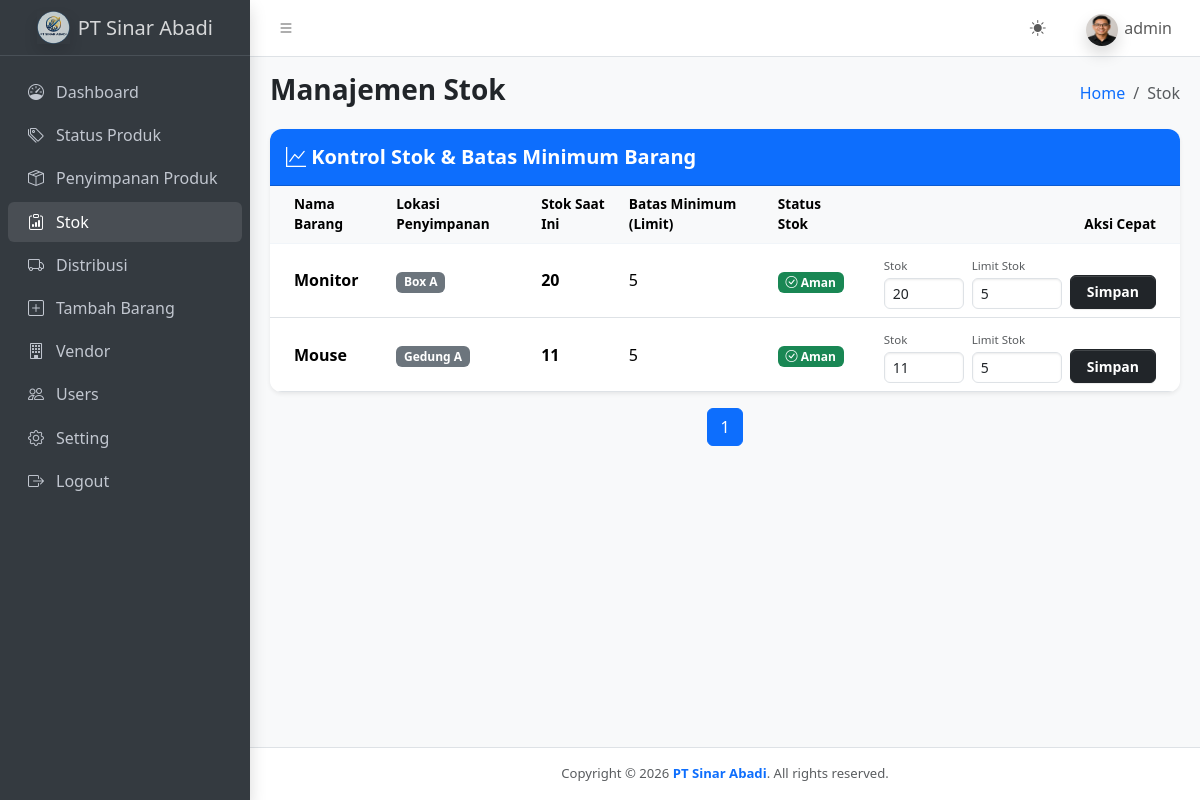
/stok.php (signed in), run on an earlier commit of the app's database.
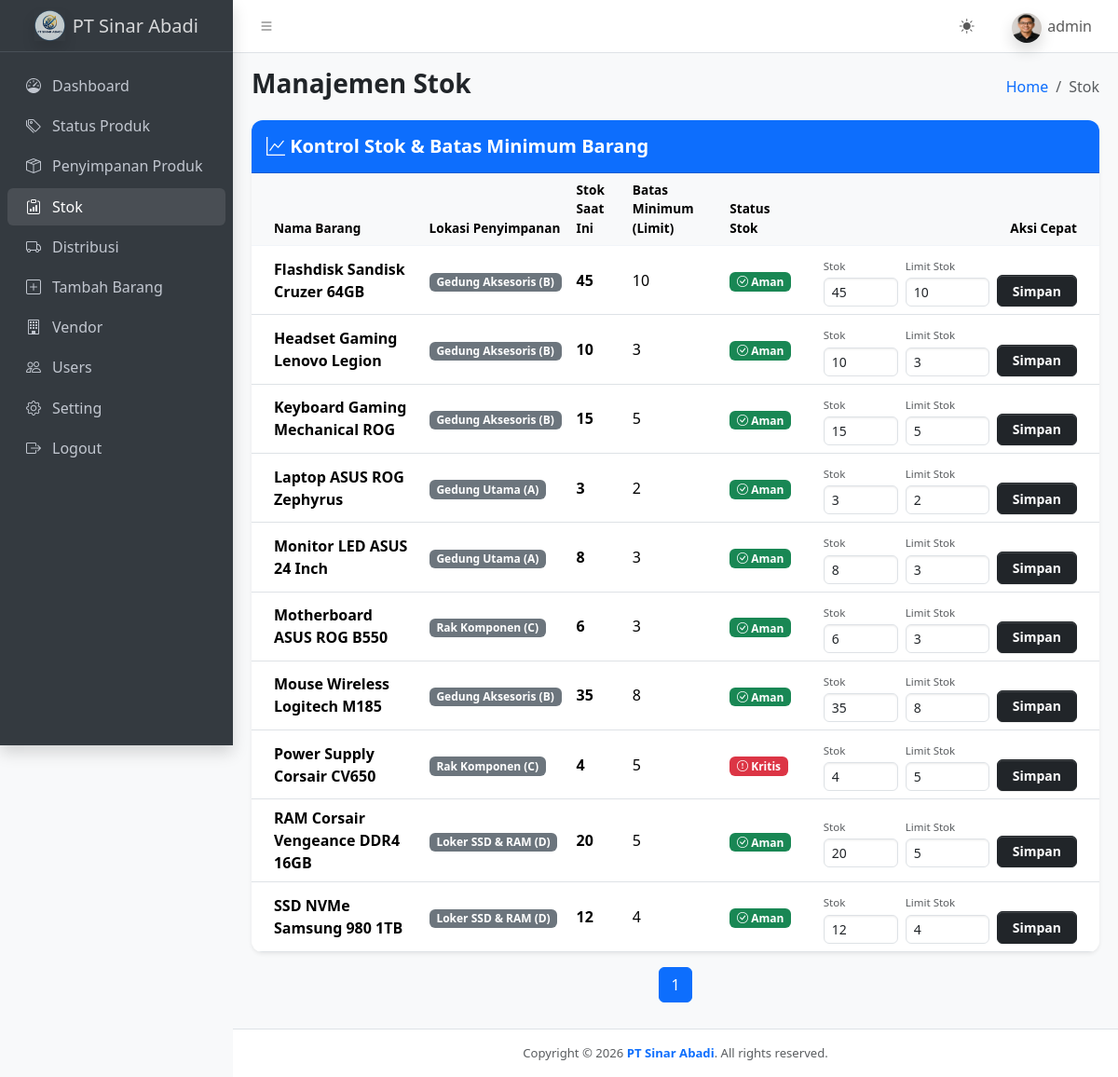
And on a later commit of the database.
### tables this page shows
CREATE TABLE `barang` (
  `id` int(11) NOT NULL AUTO_INCREMENT,
  `nama_barang` varchar(100) NOT NULL,
  `status_id` varchar(50) DEFAULT NULL,
  `penyimpanan_id` varchar(100) DEFAULT NULL,
  `harga_barang` int(11) DEFAULT NULL,
  `stok` int(11) NOT NULL,
  `limit_stok` int(11) NOT NULL DEFAULT 5,
  `vendor_id` int(11) NOT NULL,
  PRIMARY KEY (`id`)
);

CREATE TABLE `penyimpanan` (
  `id` int(11) NOT NULL AUTO_INCREMENT,
  `nama_penyimpanan` varchar(100) NOT NULL,
  `lokasi` varchar(300) NOT NULL,
  PRIMARY KEY (`id`)
);

### stok.php (the view, shortened to what the changed rows need)
<?php
include 'koneksi.php';
$page = isset($_GET['page']) ? (int) $_GET['page'] : 1;
$perPage = 10;
$offset  = ($page - 1) * $perPage;
$total_query = "SELECT COUNT(*) AS total FROM barang";
$total_result = mysqli_query($koneksi, $total_query);
$total_rows = 0;
if ($total_result) {
    $row = mysqli_fetch_assoc($total_result);
    $total_rows = (int) $row['total'];
}
$total_pages = max(1, ceil($total_rows / $perPage));
$query_barang = "SELECT b.id, b.nama_barang, b.stok, b.limit_stok, p.nama_penyimpanan
                 FROM barang b
                 LEFT JOIN penyimpanan p ON b.penyimpanan_id = p.id
                 ORDER BY b.nama_barang ASC
                 LIMIT $perPage OFFSET $offset";
$data_stok = mysqli_query($koneksi, $query_barang);
include __DIR__ . '/components/head.php';
?>
<main class="app-main">
    <div class="app-content">
        <div class="container-fluid">
            <div class="row">
                <div class="col-12">
                    <div class="card shadow-sm border-0" style="border-radius: 12px; overflow: hidden;">
                        <div class="card-body p-0">
                            <div class="table-responsive">
                                <table class="table table-hover align-middle mb-0">
                                    <thead class="table-light text-secondary fw-semibold" style="font-size: 0.85rem; border-bottom: 1px solid #f1f5f9;">
                                        <tr>
                                            <th class="ps-4">Nama Barang</th>
                                            <th>Lokasi Penyimpanan</th>
                                            <th>Stok Saat Ini</th>
                                            <th>Batas Minimum (Limit)</th>
                                            <th>Status Stok</th>
                                            <?php if ($_SESSION['role'] === 'admin'): ?>
                                            <th width="320" class="pe-4 text-end">Aksi Cepat</th>
                                            <?php endif; ?>
                                        </tr>
                                    </thead>
                                    <tbody>
                                        <?php while ($row = mysqli_fetch_assoc($data_stok)) {
                                            $kritis = ($row['stok'] <= $row['limit_stok']);
                                        ?>
                                        <tr>
                                            <td class="ps-4"><strong><?= htmlspecialchars($row['nama_barang']); ?></strong></td>
                                            <td><span class="badge bg-secondary"><?= htmlspecialchars($row['nama_penyimpanan'] ?? 'Belum Diatur'); ?></span></td>
                                            <td><strong><?= $row['stok']; ?></strong></td>
                                            <td><?= $row['limit_stok']; ?></td>
                                            <td>
                                                <?php if ($kritis) { ?>
                                                    <span class="badge bg-danger"><i class="bi bi-exclamation-circle"></i> Kritis</span>
                                                <?php } else { ?>
                                                    <span class="badge bg-success"><i class="bi bi-check-circle"></i> Aman</span>
                                                <?php } ?>
                                            </td>
                                            <?php if ($_SESSION['role'] === 'admin'): ?>
                                            <td class="pe-4 text-end">
                                                <form method="POST" action="" class="d-inline-flex align-items-end gap-2 flex-wrap justify-content-end">
                                                    <div class="text-start">
                                                        <label class="form-label form-label-sm mb-1 d-block small text-muted" style="font-size: 0.72rem; font-weight: 500;">Stok</label>
                                                        <input type="number" name="stok" class="form-control form-control-sm" value="<?= $row['stok']; ?>" title="Ubah Jumlah Stok" style="width: 80px; border-radius: 6px;">
                                                    </div>
                                                    <div class="text-start">
                                                        <label class="form-label form-label-sm mb-1 d-block small text-muted" style="font-size: 0.72rem; font-weight: 500;">Limit Stok</label>
                                                        <input type="number" name="limit_stok" class="form-control form-control-sm" value="<?= $row['limit_stok']; ?>" title="Ubah Limit" style="width: 90px; border-radius: 6px;">
                                                    </div>
                                                    <button type="submit" name="update_stok" class="btn btn-sm btn-dark fw-semibold px-3 animate-btn" style="border-radius: 6px; padding: 0.35rem 0.75rem;">Simpan</button>
                                                </form>
                                            </td>
                                            <?php endif; ?>
                                        </tr>
                                        <?php } ?>
                                    </tbody>
                                </table>
                            </div>
                        </div>
                    </div>
                    <nav aria-label="Pagination">
                        <ul class="pagination justify-content-center mt-3">
                            <?php
                            for ($i = 1; $i <= $total_pages; $i++) {
                                $page_url = 'stok.php?page=' . $i;
                            ?>
                                <li class="page-item <?= $i === $page ? 'active' : ''; ?>">
                                    <a class="page-link" href="<?= $page_url; ?>"><?= $i; ?></a>
                                </li>
                            <?php } ?>
                        </ul>
                    </nav>
                </div>
            </div>
        </div>
    </div>
</main>
<?php include __DIR__ . '/components/footer.php'; ?>

What changed in the data, as far as the page shows it:
added barang: nama_barang "Flashdisk Sandisk Cruzer 64GB", penyimpanan.nama_penyimpanan "Gedung Aksesoris (B)", stok "45", limit_stok "10", shows "Aman"
changed barang: nama_barang "Mouse" → "Headset Gaming Lenovo Legion"; penyimpanan.nama_penyimpanan "Gedung A" → "Gedung Aksesoris (B)"; stok "11" → "10"; limit_stok "5" → "3"; moves up the list
added barang: nama_barang "Keyboard Gaming Mechanical ROG", penyimpanan.nama_penyimpanan "Gedung Aksesoris (B)", stok "15", limit_stok "5", shows "Aman"
changed barang: nama_barang "Monitor" → "Laptop ASUS ROG Zephyrus"; penyimpanan.nama_penyimpanan "Box A" → "Gedung Utama (A)"; stok "20" → "3"; limit_stok "5" → "2"
added barang: nama_barang "Monitor LED ASUS 24 Inch", penyimpanan.nama_penyimpanan "Gedung Utama (A)", stok "8", limit_stok "3", shows "Aman"
added barang: nama_barang "Motherboard ASUS ROG B550", penyimpanan.nama_penyimpanan "Rak Komponen (C)", stok "6", limit_stok "3", shows "Aman"
added barang: nama_barang "Mouse Wireless Logitech M185", penyimpanan.nama_penyimpanan "Gedung Aksesoris (B)", stok "35", limit_stok "8", shows "Aman"
added barang: nama_barang "Power Supply Corsair CV650", penyimpanan.nama_penyimpanan "Rak Komponen (C)", stok "4", limit_stok "5", shows "Kritis"
added barang: nama_barang "RAM Corsair Vengeance DDR4 16GB", penyimpanan.nama_penyimpanan "Loker SSD & RAM (D)", stok "20", limit_stok "5", shows "Aman"
added barang: nama_barang "SSD NVMe Samsung 980 1TB", penyimpanan.nama_penyimpanan "Loker SSD & RAM (D)", stok "12", limit_stok "4", shows "Aman"
